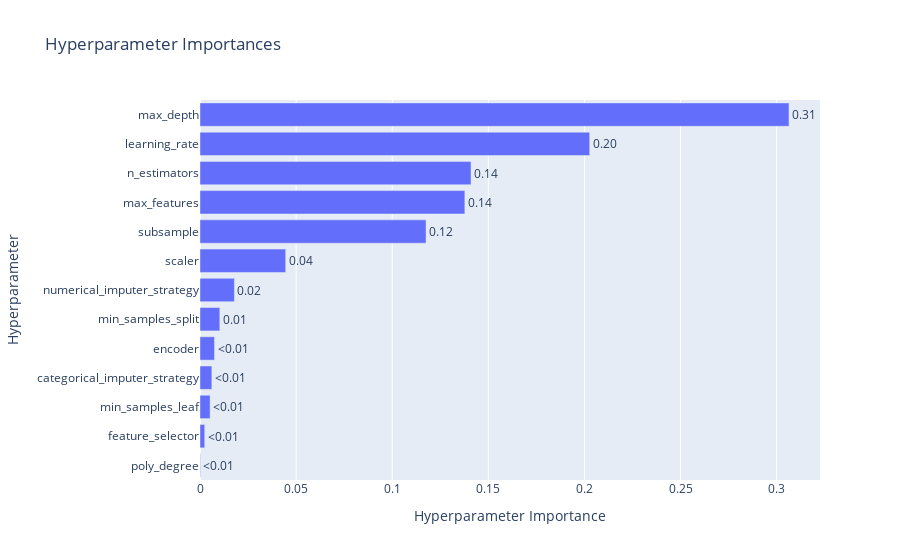

This figure's notebook cell:
### Code cell
ov.plot_param_importances(GradientBoostingRegressor_study)

### Figure 1 — Plotly figure (JSON) as saved in the notebook; plotly's stock layout.template omitted (floating-point values rounded to 4 significant figures)
{"data": [{"cliponaxis": false, "hovertemplate": ["poly_degree (IntDistribution): 0.00022868851336320265<extra></extra>", "feature_selector (CategoricalDistribution): 0.0024659436370117298<extra></extra>", "min_samples_leaf (IntDistribution): 0.005259835644847569<extra></extra>", "categorical_imputer_strategy (CategoricalDistribution): 0.006164162876361246<extra></extra>", "encoder (CategoricalDistribution): 0.007548652265852822<extra></extra>", "min_samples_split (IntDistribution): 0.010306881926616801<extra></extra>", "numerical_imputer_strategy (CategoricalDistribution): 0.017893937217949466<extra></extra>", "scaler (CategoricalDistribution): 0.0445771586525877<extra></extra>", "subsample (FloatDistribution): 0.11760745195435757<extra></extra>", "max_features (FloatDistribution): 0.13778811153187986<extra></extra>", "n_estimators (IntDistribution): 0.14100022141427368<extra></extra>", "learning_rate (FloatDistribution): 0.20273438888632345<extra></extra>", "max_depth (IntDistribution): 0.306424565478575<extra></extra>"], "name": "Objective Value", "orientation": "h", "text": ["<0.01", "<0.01", "<0.01", "<0.01", "<0.01", "0.01", "0.02", "0.04", "0.12", "0.14", "0.14", "0.20", "0.31"], "textposition": "outside", "type": "bar", "x": [0.0002287, 0.002466, 0.00526, 0.006164, 0.007549, 0.01031, 0.01789, 0.04458, 0.1176, 0.1378, 0.141, 0.2027, 0.3064], "y": ["poly_degree", "feature_selector", "min_samples_leaf", "categorical_imputer_strategy", "encoder", "min_samples_split", "numerical_imputer_strategy", "scaler", "subsample", "max_features", "n_estimators", "learning_rate", "max_depth"]}], "layout": {"title": {"text": "Hyperparameter Importances"}, "xaxis": {"title": {"text": "Hyperparameter Importance"}}, "yaxis": {"title": {"text": "Hyperparameter"}}}}
